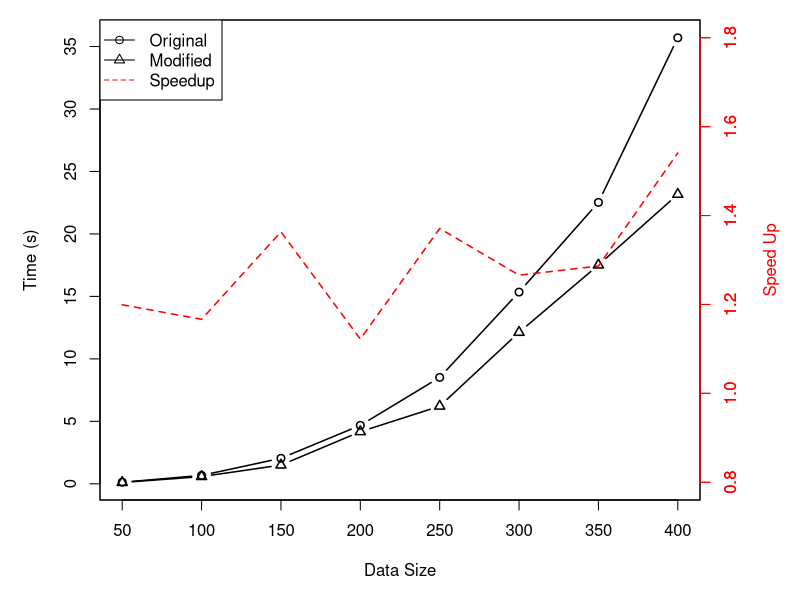

Here is the R script that generated this plot:
setwd('~/github/LinearSystemSolvers/scripts/report2/')

ori <- c(0.12592, 0.67309, 2.04280, 4.67890, 8.51510, 15.34400, 22.52300, 35.69900)
imp <- c(0.104998, 0.576980, 1.498300, 4.169400, 6.211200, 12.121000, 17.509000, 23.169000)
size <- c(50, 100, 150, 200, 250, 300, 350, 400)

speedup <- ori/imp

png('serial-improve.png', width = 9, height = 6, res = 400, units = 'in')

par(mar = c(5, 5, 1, 5))
plot(size, ori, type = 'b', pch = 1, lwd = 1.5,
     xlab = 'Data Size', ylab = 'Time (s)')
lines(size, imp, type = 'b', pch = 2, lwd = 1.5)

par(new = T)
plot(speedup, type = 'l', lty = 'dashed', yaxt = 'n', xaxt = 'n',
     ylab = '', xlab = '', ylim = c(0.8, 1.8), col = 'red', lwd = 1.5)
axis(4, col = 'red', col.axis = 'red')
axis(4, col = 'red', col.axis = 'red')
mtext(side = 4, line = 3, 'Speed Up', col = 'red')

legend('topleft', lty = c('solid', 'solid', 'dashed'),
       pch = c(1, 2, -1), col = c('black', 'black', 'red'),
       legend = c('Original', 'Modified', 'Speedup'))

dev.off()